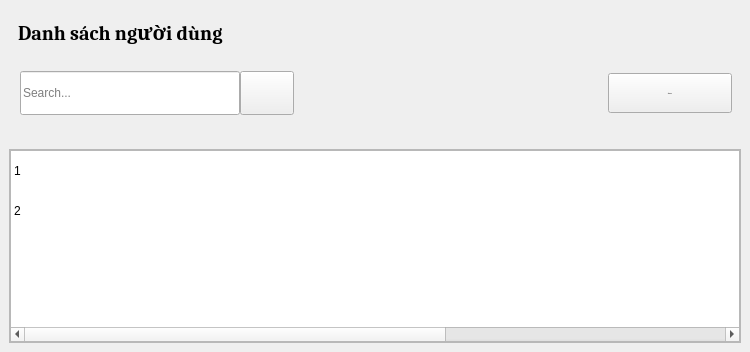
         <widget class="QWidget" name="userPage">
          <layout class="QGridLayout" name="gridLayout_8">
           <property name="leftMargin">
            <number>0</number>
           </property>
           <property name="topMargin">
            <number>0</number>
           </property>
           <property name="rightMargin">
            <number>0</number>
           </property>
           <property name="bottomMargin">
            <number>0</number>
           </property>
           <property name="spacing">
            <number>0</number>
           </property>
           <item row="0" column="0">
            <widget class="QWidget" name="userContainer" native="true">
             <layout class="QGridLayout" name="gridLayout_10">
              <property name="leftMargin">
               <number>0</number>
              </property>
              <property name="topMargin">
               <number>0</number>
              </property>
              <property name="rightMargin">
               <number>0</number>
              </property>
              <property name="bottomMargin">
               <number>0</number>
              </property>
              <item row="0" column="0">
               <widget class="QWidget" name="titleContainer" native="true">
                <property name="minimumSize">
                 <size>
                  <width>0</width>
                  <height>0</height>
                 </size>
                </property>
                <layout class="QGridLayout" name="gridLayout_12">
                 <item row="0" column="0">
                  <widget class="QWidget" name="widget_4" native="true">
                   <layout class="QVBoxLayout" name="verticalLayout_6">
                    <item>
                     <widget class="QLabel" name="label">
                      <property name="font">
                       <font>
                        <family>Cambria</family>
                        <pointsize>15</pointsize>
                        <bold>true</bold>
                       </font>
                      </property>
                      <property name="text">
                       <string>Danh sách người dùng</string>
                      </property>
                     </widget>
                    </item>
                   </layout>
                  </widget>
                 </item>
                 <item row="1" column="0">
                  <widget class="QWidget" name="widget_2" native="true">
                   <layout class="QHBoxLayout" name="horizontalLayout_6">
                    <item>
                     <widget class="QWidget" name="searchBoxContainer" native="true">
                      <layout class="QHBoxLayout" name="horizontalLayout_5">
                       <property name="spacing">
                        <number>0</number>
                       </property>
                       <property name="leftMargin">
                        <number>0</number>
                       </property>
                       <property name="topMargin">
                        <number>1</number>
                       </property>
                       <property name="rightMargin">
                        <number>0</number>
                       </property>
                       <property name="bottomMargin">
                        <number>1</number>
                       </property>
                       <item>
                        <layout class="QHBoxLayout" name="searchBox">
                         <property name="spacing">
                          <number>0</number>
                         </property>
                         <property name="leftMargin">
                          <number>2</number>
                         </property>
                         <item>
                          <widget class="QLineEdit" name="search_input_2">
                           <property name="minimumSize">
                            <size>
                             <width>220</width>
                             <height>44</height>
                            </size>
                           </property>
                           <property name="placeholderText">
                            <string>Search...</string>
                           </property>
                          </widget>
                         </item>
                         <item>
                          <widget class="QPushButton" name="search_btn_2">
                           <property name="sizePolicy">
                            <sizepolicy hsizetype="Preferred" vsizetype="Preferred">
                             <horstretch>0</horstretch>
                             <verstretch>0</verstretch>
                            </sizepolicy>
                           </property>
                           <property name="minimumSize">
                            <size>
                             <width>54</width>
                             <height>40</height>
                            </size>
                           </property>
                           <property name="maximumSize">
                            <size>
                             <width>40</width>
                             <height>16777215</height>
                            </size>
                           </property>
                           <property name="cursor">
                            <cursorShape>PointingHandCursor</cursorShape>
                           </property>
                           <property name="text">
                            <string/>
                           </property>
                           <property name="icon">
                            <iconset resource="../resource.qrc">
                             <normaloff>:/icon/resources/icon/search-13-48.ico</normaloff>:/icon/resources/icon/search-13-48.ico</iconset>
                           </property>
                          </widget>
                         </item>
                        </layout>
                       </item>
                      </layout>
                     </widget>
                    </item>
                    <item>
                     <spacer name="horizontalSpacer_3">
                      <property name="orientation">
                       <enum>Qt::Horizontal</enum>
                      </property>
                      <property name="sizeHint" stdset="0">
                       <size>
                        <width>308</width>
                        <height>20</height>
                       </size>
                      </property>
                     </spacer>
                    </item>
                    <item>
                     <widget class="QWidget" name="widget_5" native="true">
                      <property name="minimumSize">
                       <size>
                        <width>100</width>
                        <height>0</height>
                       </size>
                      </property>
                      <layout class="QVBoxLayout" name="verticalLayout_12">
                       <property name="spacing">
                        <number>0</number>
                       </property>
                       <property name="leftMargin">
                        <number>0</number>
                       </property>
                       <property name="topMargin">
                        <number>0</number>
                       </property>
                       <property name="rightMargin">
                        <number>0</number>
                       </property>
                       <property name="bottomMargin">
                        <number>0</number>
                       </property>
                       <item>
                        <widget class="QPushButton" name="btn_add_user">
                         <property name="minimumSize">
                          <size>
                           <width>124</width>
                           <height>40</height>
                          </size>
                         </property>
                         <property name="font">
                          <font>
                           <family>Cambria</family>
                           <pointsize>-1</pointsize>
                          </font>
                         </property>
                         <property name="cursor">
                          <cursorShape>PointingHandCursor</cursorShape>
                         </property>
                         <property name="text">
                          <string>Thêm mới</string>
                         </property>
                         <property name="icon">
                          <iconset resource="../resource.qrc">
                           <normaloff>:/icon/resources/icon/plus-solid.svg</normaloff>:/icon/resources/icon/plus-solid.svg</iconset>
                         </property>
                         <property name="autoRepeatInterval">
                          <number>100</number>
                         </property>
                        </widget>
                       </item>
                      </layout>
                     </widget>
                    </item>
                   </layout>
                  </widget>
                 </item>
                </layout>
               </widget>
              </item>
              <item row="1" column="0">
               <widget class="QWidget" name="tableContainer" native="true">
                <property name="sizePolicy">
                 <sizepolicy hsizetype="Preferred" vsizetype="Preferred">
                  <horstretch>0</horstretch>
                  <verstretch>0</verstretch>
                 </sizepolicy>
                </property>
                <layout class="QGridLayout" name="gridLayout_11">
                 <item row="0" column="0">
                  <widget class="QFrame" name="tableUserContainer">
                   <property name="frameShape">
                    <enum>QFrame::StyledPanel</enum>
                   </property>
                   <property name="frameShadow">
                    <enum>QFrame::Raised</enum>
                   </property>
                   <layout class="QGridLayout" name="gridLayout_9">
                    <property name="leftMargin">
                     <number>0</number>
                    </property>
                    <property name="topMargin">
                     <number>0</number>
                    </property>
                    <property name="rightMargin">
                     <number>0</number>
                    </property>
                    <property name="bottomMargin">
                     <number>0</number>
                    </property>
                    <property name="spacing">
                     <number>0</number>
                    </property>
                    <item row="0" column="0">
                     <widget class="QTableWidget" name="tableUser">
                      <property name="enabled">
                       <bool>true</bool>
                      </property>
                      <property name="cursor" stdset="0">
                       <cursorShape>PointingHandCursor</cursorShape>
                      </property>
                      <property name="focusPolicy">
                       <enum>Qt::NoFocus</enum>
                      </property>
                      <property name="acceptDrops">
                       <bool>false</bool>
                      </property>
                      <property name="frameShape">
                       <enum>QFrame::StyledPanel</enum>
                      </property>
                      <property name="frameShadow">
                       <enum>QFrame::Sunken</enum>
                      </property>
                      <property name="showDropIndicator" stdset="0">
                       <bool>true</bool>
                      </property>
                      <property name="dragEnabled">
                       <bool>false</bool>
                      </property>
                      <property name="alternatingRowColors">
                       <bool>false</bool>
                      </property>
                      <property name="selectionMode">
                       <enum>QAbstractItemView::SingleSelection</enum>
                      </property>
                      <property name="selectionBehavior">
                       <enum>QAbstractItemView::SelectRows</enum>
                      </property>
                      <property name="iconSize">
                       <size>
                        <width>0</width>
                        <height>0</height>
                       </size>
                      </property>
                      <property name="textElideMode">
                       <enum>Qt::ElideRight</enum>
                      </property>
                      <property name="verticalScrollMode">
                       <enum>QAbstractItemView::ScrollPerItem</enum>
                      </property>
                      <property name="showGrid">
                       <bool>false</bool>
                      </property>
                      <property name="gridStyle">
                       <enum>Qt::NoPen</enum>
                      </property>
                      <property name="sortingEnabled">
                       <bool>false</bool>
                      </property>
                      <property name="rowCount">
                       <number>2</number>
                      </property>
                      <property name="columnCount">
                       <number>5</number>
                      </property>
                      <attribute name="horizontalHeaderVisible">
                       <bool>false</bool>
                      </attribute>
                      <attribute name="horizontalHeaderCascadingSectionResizes">
                       <bool>false</bool>
                      </attribute>
                      <attribute name="horizontalHeaderMinimumSectionSize">
                       <number>57</number>
                      </attribute>
                      <attribute name="horizontalHeaderDefaultSectionSize">
                       <number>200</number>
                      </attribute>
                      <attribute name="horizontalHeaderHighlightSections">
                       <bool>true</bool>
                      </attribute>
                      <attribute name="horizontalHeaderShowSortIndicator" stdset="0">
                       <bool>false</bool>
                      </attribute>
                      <attribute name="horizontalHeaderStretchLastSection">
                       <bool>true</bool>
                      </attribute>
                      <attribute name="verticalHeaderVisible">
                       <bool>false</bool>
                      </attribute>
                      <attribute name="verticalHeaderCascadingSectionResizes">
                       <bool>false</bool>
                      </attribute>
                      <attribute name="verticalHeaderMinimumSectionSize">
                       <number>21</number>
                      </attribute>
                      <attribute name="verticalHeaderDefaultSectionSize">
                       <number>40</number>
                      </attribute>
                      <attribute name="verticalHeaderHighlightSections">
                       <bool>true</bool>
                      </attribute>
                      <row/>
                      <row/>
                      <column>
                       <property name="text">
                        <string>#</string>
                       </property>
                       <property name="font">
                        <font>
                         <bold>true</bold>
                        </font>
                       </property>
                       <property name="textAlignment">
                        <set>AlignLeading|AlignVCenter</set>
                       </property>
                      </column>
                      <column>
                       <property name="text">
                        <string>ID</string>
                       </property>
                       <property name="textAlignment">
                        <set>AlignLeading|AlignVCenter</set>
                       </property>
                      </column>
                      <column>
                       <property name="text">
                        <string>Tài khoản</string>
                       </property>
                       <property name="textAlignment">
                        <set>AlignLeading|AlignVCenter</set>
                       </property>
                      </column>
                      <column>
                       <property name="text">
                        <string>Họ và tên</string>
                       </property>
                       <property name="textAlignment">
                        <set>AlignLeading|AlignVCenter</set>
                       </property>
                      </column>
                      <column>
                       <property name="text">
                        <string>Thao tác</string>
                       </property>
                       <property name="textAlignment">
                        <set>AlignLeading|AlignVCenter</set>
                       </property>
                      </column>
                      <item row="0" column="0">
                       <property name="text">
                        <string>1</string>
                       </property>
                      </item>
                      <item row="1" column="0">
                       <property name="text">
                        <string>2</string>
                       </property>
                      </item>
                     </widget>
                    </item>
                   </layout>
                  </widget>
                 </item>
                </layout>
               </widget>
              </item>
             </layout>
            </widget>
           </item>
          </layout>
         </widget>
